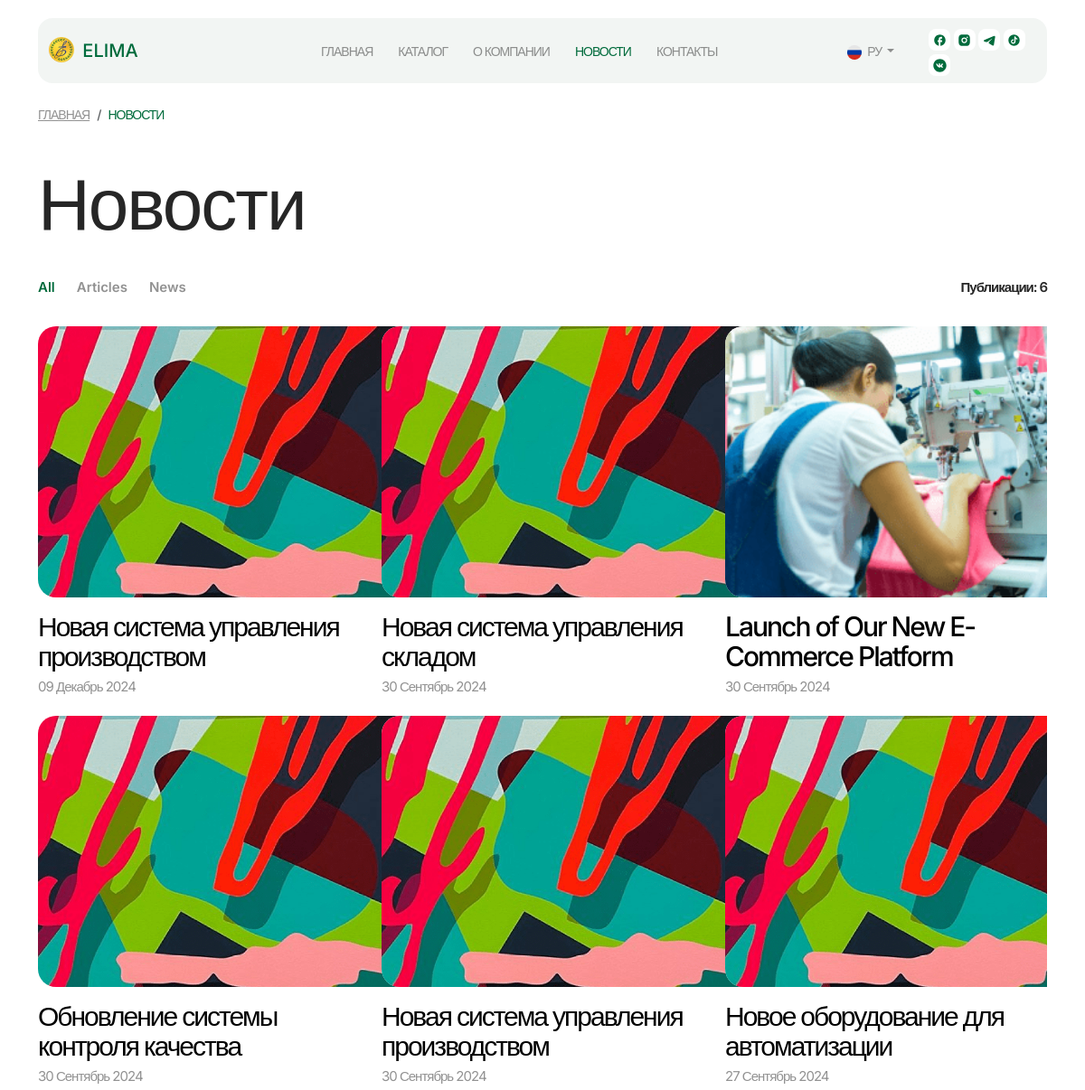
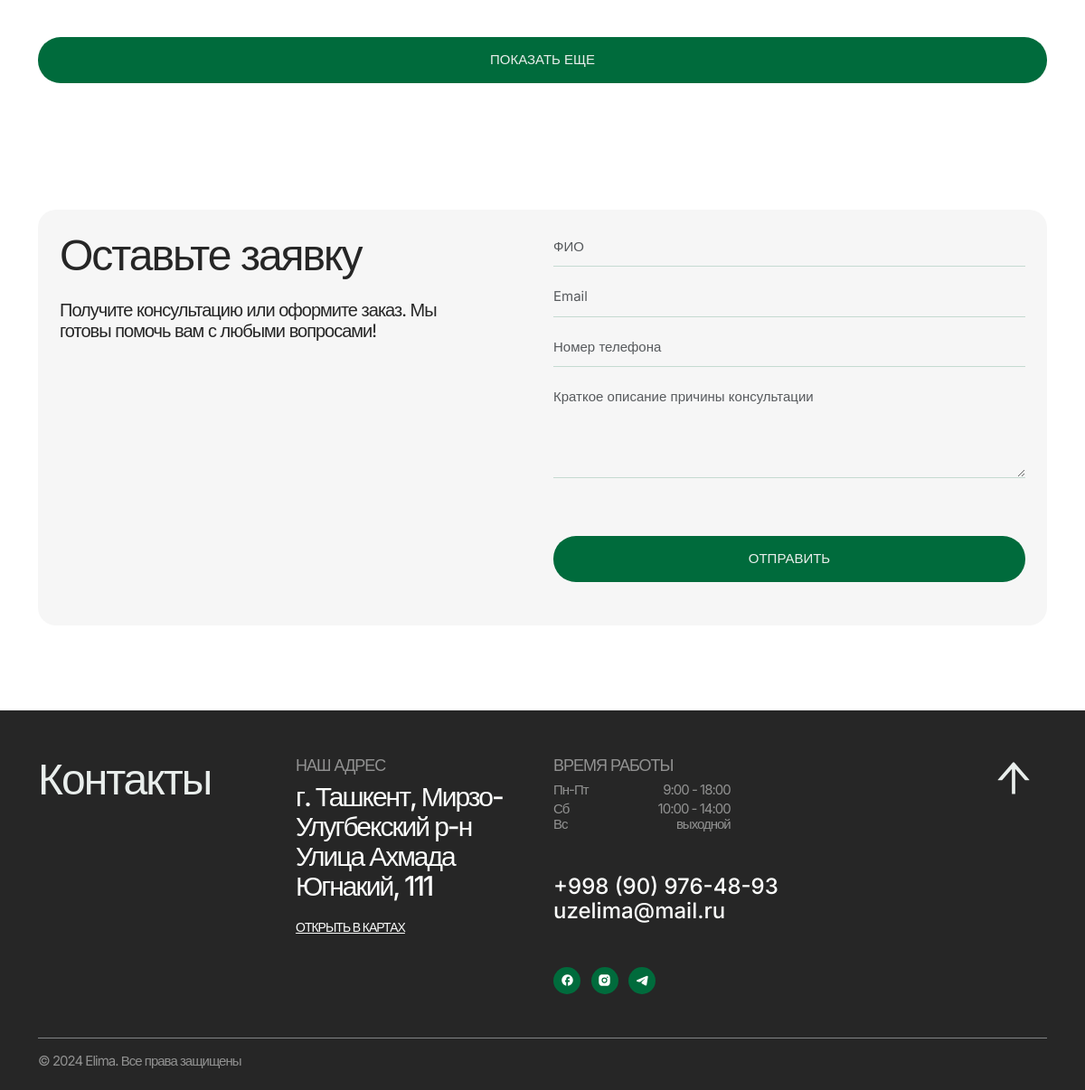
/ru/blog/news/, run on the app's committed database (2 pictures, top to bottom).
### blog/models.py (models this page shows, shortened)
class PostCategory(models.Model):
    name = models.CharField(max_length=255)
    slug = models.SlugField(unique=True, blank=True)
    class Meta:
        verbose_name = _("Post Category")
        verbose_name_plural = _("Post Categories")

class Post(models.Model):
    title = models.CharField(max_length=255, blank=False)
    slug = models.SlugField(unique=True, blank=True)
    content = RichTextField(config_name='default')
    author = models.CharField(max_length=100)
    photo = models.ImageField(upload_to='img/')
    created_at = models.DateTimeField(default=timezone.now)
    show_on_homepage = models.BooleanField(default=False)
    publish = models.BooleanField(default=True)
    category = models.ForeignKey(PostCategory, on_delete=models.CASCADE, related_name='posts', null=True, blank=True)
    class Meta:
        verbose_name = _("Post")
        verbose_name_plural = _("Posts")

### blog/views.py (the view, shortened to what this page needs)
# urls.py: path('news/', PostListView.as_view(), name='news'),
class PostListView(ListView):
    model = Post
    template_name = 'blog/posts.html'
    context_object_name = 'posts'
    paginate_by = 6 # Display 6 posts initially
    def get_queryset(self):
        queryset = Post.objects.filter(publish=True).order_by('-created_at')
        if self.request.method == 'GET':
            self.filterset = PostFilter(self.request.GET, queryset=queryset)
        else:
            self.filterset = PostFilter(self.request.POST, queryset=queryset)
        return self.filterset.qs
    def get_context_data(self, **kwargs):
        context = super().get_context_data(**kwargs)
        context['filter'] = self.filterset
        context['post_categories'] = PostCategory.objects.all()
        return context

### blog/templates/blog/posts.html (shortened to what this page needs)
{% extends 'base.html' %}
{% load i18n %}
{% load static %}
{% block content %}
<nav class="breadcrumb mt-4">
    <a class="breadcrumb-item link-1 text-black-opacity text-uppercase" href="{% url 'home' %}">{% trans 'Home' %}</a>
    <span class="breadcrumb-item link-1 text-accent text-uppercase" aria-current="page">{% trans 'News' %}</span>
</nav>
<section class="history-section pt-4" data-aos="fade-up" data-aos-duration="500">
    <div class="row justify-content-between mb-2">
        <div class="col-lg-12">
            <h1 class="heading-1">{% trans 'News' %}</h1>
        </div>
        <div class="d-flex my-4 justify-content-between align-items-center">
            <div class="d-flex gap-4">
                <ul class="nav nav-tabs gap-4 border-0" id="myTab" role="tablist">
                    <li class="nav-item" role="presentation">
                        <button
                            class="category-filter text-black-opacity fw-semibold text-decoration-none body-3 border-0 bg-transparent active"
                            id="all-tab-posts-category"
                            data-bs-toggle="tab"
                            data-bs-target="#all"
                            type="button"
                            role="tab"
                            aria-controls="all"
                            aria-selected="false"
                            data-category=""
                        >
                        All
                        </button>
                    </li>
                    {% for category in post_categories %}
                        <li class="nav-item" role="presentation">
                            <button
                                class="category-filter text-black-opacity fw-semibold text-decoration-none body-3 border-0 bg-transparent"
                                id="{{ category.name|slugify }}-tab"
                                data-bs-toggle="tab"
                                data-bs-target="#{{ category.name|slugify }}"
                                type="button"
                                role="tab"
                                aria-controls="{{ category.name|slugify }}"
                                aria-selected="false"
                                data-category="{{ category.id }}"
                            >
                            {{ category.name }}
                            </button>
                        </li>
                    {% endfor %}
                </ul>
            </div>
            <p class="mb-0 fw-semibold body-3 d-none d-md-block">{% trans 'Publications' %}: {{ posts|length }}</p>
        </div>
    </div>
    <div class="tab-content tab-content-post">
        <div
            class="tab-pane active"
            id="home"
            role="tabpanel"
            aria-labelledby="home-tab"
        >
            <div class="row" id="post-container">
                {% for post in posts %}
                    <div class="col-xl-4 col-md-6 mb-4">
                        <a href="{% url 'post-detail' post.slug %}" class="text-black text-decoration-none">
                            <div class="bg-grey border-radius-20 post-image-box">
                                {% if post.photo %}
                                    <img src="{{ post.photo.url }}" class="img-fluid w-100" alt="news image">
                                {% else %}
                                    <img src="{% static 'img/default.png' %}" class="img-fluid w-100" alt="news image">
                                {% endif %}
                            </div>
                            <h3 class="heading-3 mt-3">{{ post.title }}</h3>
                            <p class="body-3 mb-0 text-black-opacity">{{ post.created_at|date:"d F Y" }}</p>
                        </a>
                    </div>
                {% endfor %}
            </div>
            <div class="col-12">
                <button type="submit" class="btn btn-accent w-100 mt-4" id="load-more">{% trans 'Load more' %}</button>
            </div>
        </div>
    </div>
</section>
<section class="leaveRequest-section mb-4" data-aos="fade-up" data-aos-duration="700">
    <div class="bg-grey border-radius-20 px-4 pt-4 pb-5">
        <div class="row justify-content-between">
            <div class="col-lg-5">
                <h2 class="heading-2 mb-3 mb-lg-4">{% trans 'Leave a request' %}</h2>
                <p class="body-2 mb-4 mb-lg-0 pb-2">{% trans 'Get a consultation or place an order. We are ready to help you with any questions you may have!' %}</p>
            </div>
            <div class="col-lg-6">
                {% include 'consultation_form.html' %}
            </div>
        </div>
    </div>
</section>
{% endblock  %}

### static/css/style.css (style rules this page uses)
* { margin: 0;padding: 0; }
:root { --Accent: #006B3C; --Accent-light: #E9EEEC; --Accent-light-opacity: rgba(233,238,236,0.6); --Accent-extra-light: #FBFCFB; --Black: #262626; --Black-opacity: rgba(38,38,38,0.5); --Black-opacity-20: rgba(38,38,38,0.2); --White:#fff; --White-opacity: rgba(255,255,255,0.2); --Gray: #F6F6F6; }
body { font-family: "Inter", sans-serif; font-weight: 400; letter-spacing: -1px; color: var(--Black); position: relative; overflow-x: hidden; }
.heading-1 { font-size: 80px; font-weight: 400; letter-spacing: -2px; }
.heading-2 { font-size: 48px; font-weight: 400; letter-spacing: -2px; line-height: 52px; }
.heading-3 { font-size: 30px; line-height: 33px; font-weight: 500; letter-spacing: -2px; }
.body-2 { font-size: 20px; font-weight: 400; line-height: 23px; }
.body-3 { font-size: 15px; font-weight: 400; line-height: 17px; }
.border-radius-20 { border-radius: 20px; }
.text-accent { color: var(--Accent); }
.text-black-opacity { color: var(--Black-opacity); }
.bg-grey { background: var(--Gray); }
.link-1 { font-size: 14px; font-weight: 500; }
.btn { font-size: 15px; padding: 13px; border-radius: 25px; text-transform: uppercase; font-weight: 500; }
.btn-accent { background: var(--Accent); color: var(--Accent-light); }
section { padding: 70px 0; }
.history-section .nav-tabs .nav-item .active { color: var(--Accent); }
.tab-content-store, .tab-content-post { min-height: 600px; overflow: hidden; position: relative; }
.post-image-box { width: 430px; height: 300px; overflow: hidden; }
.post-image-box img { width: 100%; height: 100%; object-fit: cover; object-position: center; }

### data on the page
PostCategory: name "Articles"
PostCategory: name "News"
Post: photo (picture), title "Новая система управления производством", created_at "09 Декабрь 2024"
Post: photo (picture), title "Новая система управления складом", created_at "30 Сентябрь 2024"
Post: photo (picture), title "Launch of Our New E-Commerce Platform", created_at "30 Сентябрь 2024"
Post: photo (picture), title "Обновление системы контроля качества", created_at "30 Сентябрь 2024"
Post: photo (picture), title "Новая система управления производством", created_at "30 Сентябрь 2024"
Post: photo (picture), title "Новое оборудование для автоматизации", created_at "27 Сентябрь 2024"

### other printed values
{{ posts|length }} "6"
